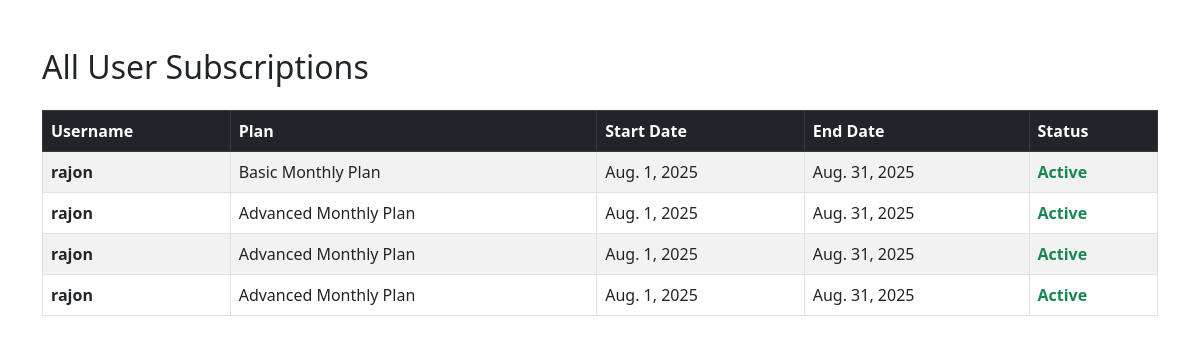
The page /subscriptions/ on the database as committed earlier.
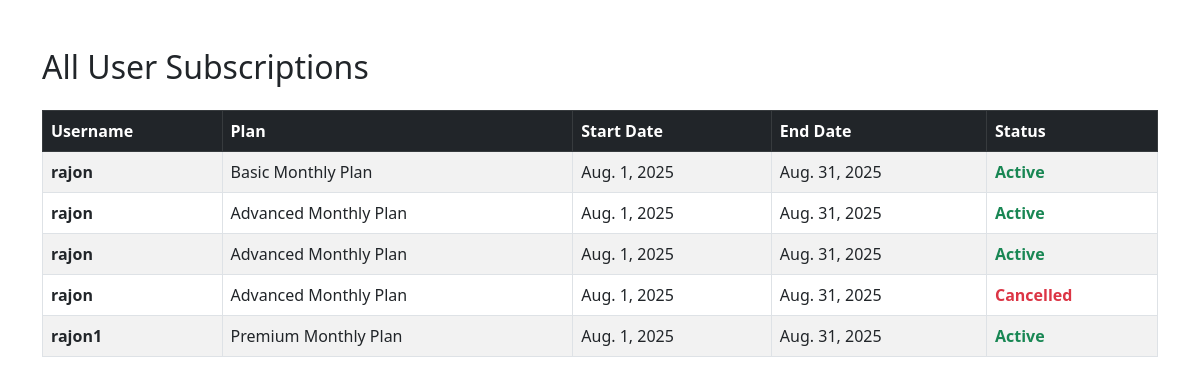
The same page on the database as committed later.
### subscription/models.py (models this page shows, shortened)
class Subscription(models.Model):
    STATUS_CHOICES = [
        ('active', 'Active'),
        ('cancelled', 'Cancelled'),
        ('expired', 'Expired'),
    ]
    user = models.ForeignKey(User, on_delete=models.CASCADE)
    plan = models.ForeignKey(Plan, on_delete=models.CASCADE)
    start_date = models.DateField()
    end_date = models.DateField()
    status = models.CharField(max_length=10, choices=STATUS_CHOICES)

### plan/models.py (models this page shows, shortened)
class Plan(models.Model):
    name = models.CharField(max_length=100)
    price = models.DecimalField(max_digits=10, decimal_places=2)
    duration_days = models.PositiveIntegerField()
    class Meta:
        verbose_name = "Register Plan"
        verbose_name_plural = "Register Plan"

### subscription/views.py (the view)
# urls.py: path('subscriptions/', subscriptions_list, name='subscriptions_list'),
def subscriptions_list(request):
    subscriptions = Subscription.objects.select_related('user', 'plan').all()
    return render(request,'subscriptions/subscriptions_list.html',{
        'subscriptions': subscriptions
    })

### subscription/templates/subscriptions/subscriptions_list.html (shortened to what this page needs)
<!DOCTYPE html>
<html lang="en">
<head>
    <link rel="stylesheet" href="https://cdn.jsdelivr.net/npm/bootstrap@5.3.0/dist/css/bootstrap.min.css">
</head>
<body>
<div class="container mt-5">
    <h2 class="mb-4">All User Subscriptions</h2>
    <table class="table table-striped table-bordered table-hover">
        <thead class="table-dark">
        <tr>
            <th>Username</th>
            <th>Plan</th>
            <th>Start Date</th>
            <th>End Date</th>
            <th>Status</th>
        </tr>
        </thead>
        <tbody>
        {% for sub in subscriptions %}
            <tr>
                <td class="fw-bold">{{ sub.user.username }}</td>
                <td>{{ sub.plan.name }}</td>
                <td>{{ sub.start_date }}</td>
                <td>{{ sub.end_date }}</td>
                <td class="fw-bold {% if sub.status == 'active' %}text-success
                           {% elif sub.status == 'cancelled' %}text-danger
                           {% else %}text-warning
                           {% endif %}">
                           {{ sub.status|title }}
                </td>
            </tr>
        {% empty %}
            <tr><td colspan="5" class="text-center">No subscriptions found.</td></tr>
        {% endfor %}
        </tbody>
    </table>
</div>
</body>
</html>

Rows that differ between the two databases and show on the page:
changed Subscription: status "Active" → "Cancelled"
added Subscription: user.username "rajon1", plan.name "Premium Monthly Plan", start_date "Aug. 1, 2025", end_date "Aug. 31, 2025", status "Active"
